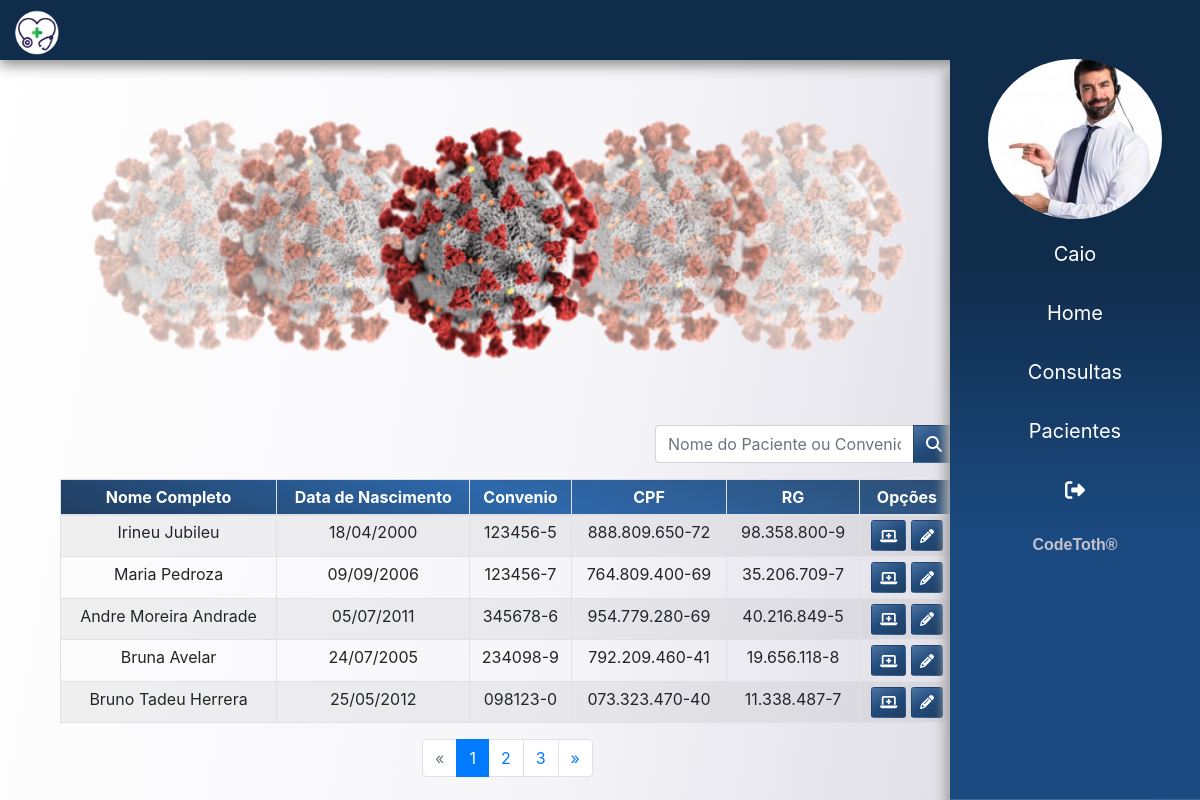
Screenshot of /pacientes/ (signed in) with the database file from the repository.
### app/atendente/models.py (models this page shows)
class Atendente(models.Model):
    usuario = models.ForeignKey(User, on_delete=models.CASCADE)
    nome = models.CharField(max_length=150)
    sexo = models.CharField(max_length=1)
    data_nascimento = models.DateField()
    cpf = models.CharField(max_length=20, unique=True)
    rg = models.CharField(max_length=20, unique=True)
    email = models.EmailField()
    foto = models.ImageField(upload_to=f'fotos/{time.time()}', blank=True)

### app/paciente/models.py (models this page shows)
class Paciente(models.Model):
    nome = models.CharField(max_length=200)
    sexo = models.CharField(max_length=1)
    data_nascimento = models.DateField()
    cpf = models.CharField(max_length=20, unique=True)
    rg = models.CharField(max_length=20, unique=True)
    carteira_convenio = models.CharField(max_length=30, unique=True)
    peso = models.FloatField()
    altura = models.FloatField()
    endereco = models.CharField(max_length=250)
    end_num = models.IntegerField()
    complemento = models.CharField(max_length=50, blank=True)
    email = models.CharField(max_length=50)
    telefone = models.CharField(max_length=14)
    celular = models.CharField(max_length=15)

### app/paciente/views.py (the view)
# urls.py: path('', listar, name='conusultas')
@login_required(login_url='login')
def listar(request):
    dados =  get_dados(request)
    lst_pacientes = Paciente.objects.all()
    paginator = Paginator(lst_pacientes,5)
    page = request.GET.get('page')
    pacientes_por_pagina = paginator.get_page(page)
    dados['lst_pacientes'] = pacientes_por_pagina
    return render(request, 'paciente/lista_pacientes.html', dados)

### templates/paciente/lista_pacientes.html
{% extends 'base.html' %}
{% load static %}
{% block content %}
<main>
    {% include 'partials/_campanha.html' %}
    <section class="container">
        <div class="col-10">
            <div class="rowCustom mb-3">
                <div class="input-group">
                    <input type="text" class="form-control" placeholder="Nome do Paciente ou Convenio">
                    <div class="input-group-append">
                        <button class="btn btnCustom " type="button"><i class="fas fa-search"></i></button>
                    </div>
                </div>
            </div>
            <table class="table table-sm table-bordered table-striped text-center mx-auto" id="pacientes">
                <thead class="colorCustom">
                    <tr>
                        <th scope="col">Nome Completo</th>
                        <th scope="col">Data de Nascimento</th>
                        <th scope="col">Convenio</th>
                        <th scope="col">CPF</th>
                        <th scope="col">RG</th>
                        <th scope="col">Opções</th>
                    </tr>
                </thead>
                <tbody>
                    {% for paciente in lst_pacientes %}
                    <tr>
                        <th scope="row">{{ paciente.nome }}</th>
                        <td>{{ paciente.data_nascimento|date:"d/m/Y" }}</td>
                        <td> {{ paciente.carteira_convenio }} </td>
                        <td> {{ paciente.cpf }} </td>
                        <td> {{ paciente.rg }} </td>
                        <td>
                            <a href="{% url 'det_paciente' paciente.id %}" class="btn btnCustom btn-sm"> <i class="fas fa-laptop-medical"></i> </a>
                            <a href="{% url 'paciente' paciente.id %}" class="btn btnCustom btn-sm"> <i class="fas fa-pencil-alt"></i> </a>
                        </td>
                    </tr>
                    {% endfor %}
                </tbody>
            </table>
        </div>
        <div class="col-10">
            <nav aria-label="Page navigation example">
                {% if lst_pacientes.has_other_pages %}
                <ul class="pagination justify-content-center">
                    {% if lst_pacientes.has_previous %}
                    <li class="page-item">
                        <a class="page-link" href="?page={{ lst_pacientes.previous_page_number }}#pacientes" >&laquo;</a>
                    </li>
                    {% else %}
                    <li class="page-item disabled">
                        <a class="page-link">&laquo;</a>
                    </li>
                    {% endif %}
                    {% for pagina in lst_pacientes.paginator.page_range %}
                        {% if lst_pacientes.number == pagina %}
                        <li class="page-item active"> <a class="page-link">{{ pagina }}</a></li>
                        {% else %}
                        <li class="page-item">
                            <a href="?page={{ pagina }}#pacientes" class="page-link">{{ pagina }}</a>
                        </li>
                        {% endif %}
                    {% endfor %}
                    {% if lst_pacientes.has_next %}
                        <li class="page-item">
                            <a href="?page={{ lst_pacientes.next_page_number }}#pacientes" class="page-link">&raquo;</a>
                        </li>
                    {% else %}
                        <li class="page-item disabled">
                            <a class="page-link">&raquo;</a>
                        </li>
                    {% endif %}
                </ul>
                {% endif %}
            </nav>
        </div>
    </section>
</main>
{% endblock %}

### templates/partials/_sidebar.html (shortened to what this page needs)
{% load static %}
<div class="sidebar">
    <div class="mb-2">
        <img src="{{ usuario.foto.url }}" class="img-fluid  mx-auto d-block" alt="">
    </div>
    <ul>
        <a href="#" style="text-transform: capitalize ;"> <li> {{ request.user}} </li></a>
        <a href="{% url 'dashboard' %}"> <li>  Home </li></a>
        <a href="{% url 'conusultas' %}"> <li>  Consultas </li></a>
        <a href="{% url 'pacientes' %}"> <li>  Pacientes </li></a>
        <a href="{% url 'logout' %}"><li><i class="fas fa-sign-out-alt"></i> </li></a>
    </ul>
    <div class="text-center pb-3" style="font-weight: bolder;width: 100%;color: #C4C2CD;font-family: 'Play', sans-serif; ">
        <span>CodeToth&#174;</span>
    </div>
</div>

### static/css/app.css (style rules this page uses)
body { background-attachment: fixed; background-size: cover; background-image: linear-gradient(100deg,rgba(255, 255, 255, .5), rgba(236, 234, 241, .5), rgba(213, 211, 222, 1.5)); }
.colorCustom { background: linear-gradient(200deg, #2d4d72, #2e69ad, #203d5f) ; color: #fff; font-weight: bold; }
.rowCustom { float: right !important; width: 300px !important; }
.btnCustom { background: linear-gradient(150deg, #4b73a1, #214b7c, #203d5f) ; transition: 0.1s all; color: #fff; }
.sidebar img { border-radius: 100% !important; height: 160px !important; }
.sidebar { right: 0; top: 3.7rem !important; bottom: 0; width: 250px; background-image: linear-gradient( #102c4b,#102c4b,#1B4A80 , #1B4A80); box-shadow: -5px 12px 10px 1px #aaaaaa; background-attachment: fixed; overflow: hidden; transition: 0.8s all; height: 100% !important; position: fixed; z-index: 1030 !important; }
.sidebar ul li { list-style: none; }
.sidebar ul li { margin-top: 5px; padding: 12px; text-decoration: none; color: rgb(255, 255, 255); width: 100%; font-size: 20px; text-align: center; display: block; transition: 0.6s all; }

### rows the page displays
Atendente: foto (picture)
Paciente: nome "Irineu Jubileu", data_nascimento "18/04/2000", carteira_convenio "123456-5", cpf "888.809.650-72", rg "98.358.800-9"
Paciente: nome "Maria Pedroza", data_nascimento "09/09/2006", carteira_convenio "123456-7", cpf "764.809.400-69", rg "35.206.709-7"
Paciente: nome "Andre Moreira Andrade", data_nascimento "05/07/2011", carteira_convenio "345678-6", cpf "954.779.280-69", rg "40.216.849-5"
Paciente: nome "Bruna Avelar", data_nascimento "24/07/2005", carteira_convenio "234098-9", cpf "792.209.460-41", rg "19.656.118-8"
Paciente: nome "Bruno Tadeu Herrera", data_nascimento "25/05/2012", carteira_convenio "098123-0", cpf "073.323.470-40", rg "11.338.487-7"

### other values shown
{{ request.user }} "Caio"
{{ pagina }} "1"
{{ pagina }} "2" "3"
